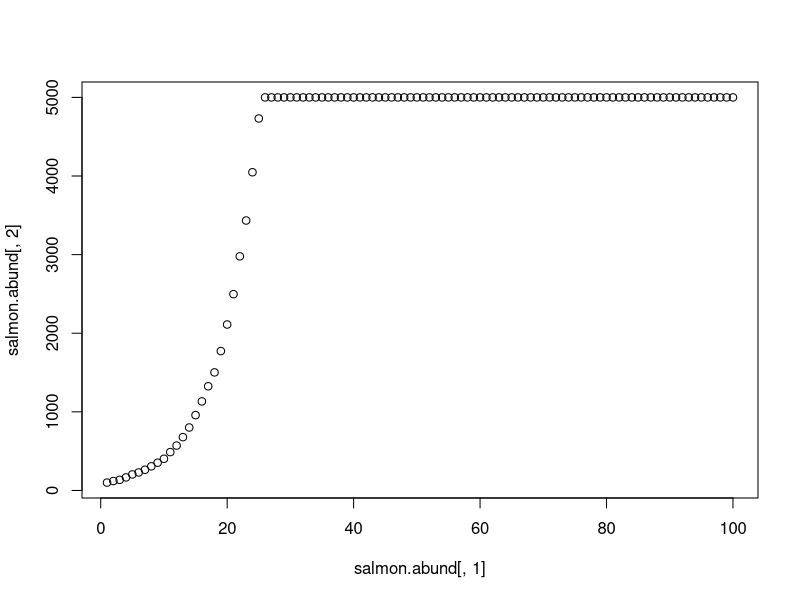
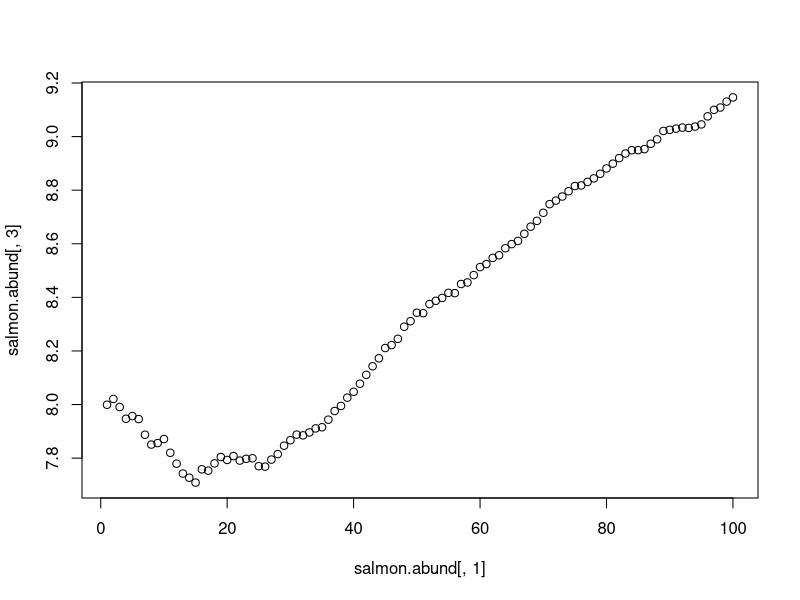
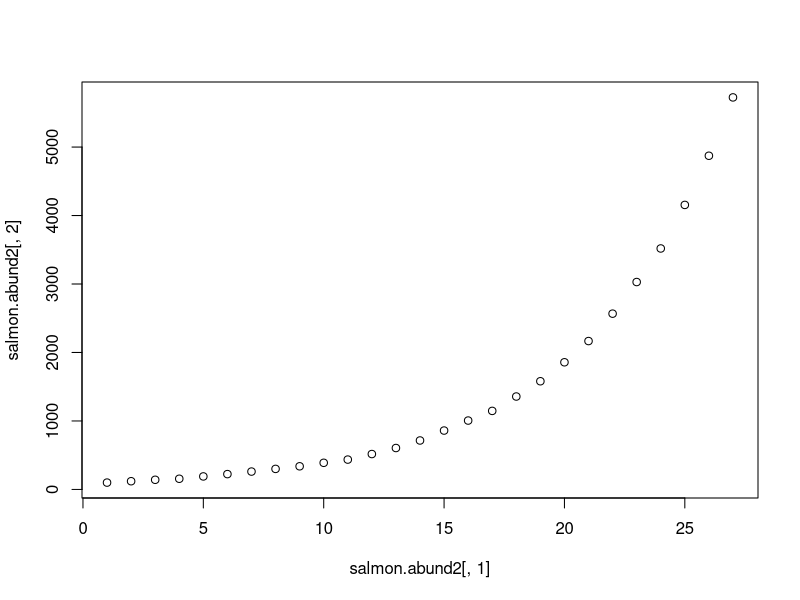

The R script that drew these images, in order:
##################################################
#Last edited by B. Goller on 10 March 2021
#Set up simple salmon IBM
##################################################
#Get the required packages
library(ggplot2)
##################################################
#Clear the workspace
rm(list = ls())
##################################################
##################################################
#DEFINE FUNCTIONS
##################################################
##################################################
#function that determines which fish reproduce, and how many offspring
#no generational overlap, so all adults from previous population die
reproduction <- function(return.fish, percent.repro, g.rate){
  return.fish$num.f1 <- rep(0,nrow(return.fish))
  repro.active <- sample(c(0,1), nrow(return.fish), prob = c(1-percent.repro, percent.repro), replace = TRUE)
  mean.offspring <- (nrow(return.fish)*g.rate)/sum(repro.active)
  return.fish$num.f1[repro.active==1] <- round(rnorm(sum(repro.active), mean = mean.offspring, sd = mean.offspring/10))
  return(return.fish$num.f1)
}
##################################################
#assign mass to fishies
nextgen.fish <- function(spawn.pop){
  nextgen <- data.frame(matrix(NA, sum(spawn.pop$num.f1), ncol(spawn.pop)))
  colnames(nextgen) <- colnames(spawn.pop)
  nextgen$fish.num <- c(1:nrow(nextgen))+max(spawn.pop$fish.num)
  #give offspring their parent's mass
  nextgen$mass <- unlist(apply(X = spawn.pop[,c(2,3)], MARGIN = 1, function(X) rep(X[1], X[2])))
  #keep track of parent fish.num
  nextgen$parent.num <- unlist(apply(X = spawn.pop[,c(1,3)], MARGIN = 1, function(X) rep(X[1], X[2])))
  return(nextgen)
}
##################################################
#assign mass to fishies
fatten.fish <- function(pop, mean, sd){
  masses <- rnorm(nrow(pop), mean = mean, sd = sd)
  return(masses)
}
##################################################
#enforce mortality by carrying capacity
k.mortality <- function(pop, k.lim){
  #ifelse(nrow(pop) > k.lim, survivors <- sample(c(1:nrow(pop)), k.lim, replace = FALSE), survivors <- c(1:nrow(pop)))
  #or could have a survivor sampling method that uses mass to increase likelihood of survival
  ifelse(nrow(pop) > k.lim, survivors <- sample(c(1:nrow(pop)), k.lim, prob = pop$mass, replace = FALSE), survivors <- c(1:nrow(pop)))
  
  return(survivors)
}
##################################################
##################################################
#Model a population
#start with 100 fish
#carrying capacity (K) = 5000
#population growth rate 1.2 (120%)
pop.initial <- 100
habitat.K <- 5000
gen.growth <- 1.2
#will say that only half the fish reproduce
p.repro <- 0.5


salmon.df.init <- data.frame(matrix(NA, pop.initial, 4))
colnames(salmon.df.init) <- c("fish.num", "mass", "num.f1","parent.num")
salmon.df.init$fish.num <- c(1:pop.initial)
salmon.df.init$mass <- fatten.fish(salmon.df.init, 8, 1)
salmon.df.init$num.f1 <- reproduction(salmon.df.init, p.repro, gen.growth)

salmon.gens <- NULL
salmon.gens[[1]] <- salmon.df.init
salmon.curr.gen <- salmon.df.init
salmon.abund <- matrix(NA, 100, 3)
salmon.abund[1,] <- c(1, nrow(salmon.df.init), mean(salmon.df.init$mass))
for(g in 2:100){
  salmon.curr.gen <- nextgen.fish(salmon.curr.gen)
  salmon.curr.gen$num.f1 <- reproduction(salmon.curr.gen, p.repro, gen.growth)
  salmon.curr.gen <- salmon.curr.gen[k.mortality(salmon.curr.gen, habitat.K),]
  salmon.abund[g,] <- c(g, nrow(salmon.curr.gen), mean(salmon.curr.gen$mass))
  salmon.gens[[g]] <- salmon.curr.gen
}
plot(salmon.abund[,1], salmon.abund[,2])
plot(salmon.abund[,1], salmon.abund[,3])

salmon.gens2 <- NULL
salmon.gens2[[1]] <- salmon.df.init
salmon.curr.gen <- salmon.df.init
gen.count <- 1
while(nrow(salmon.curr.gen)<habitat.K){
  gen.count <- gen.count+1
  salmon.curr.gen <- nextgen.fish(salmon.curr.gen)
  salmon.curr.gen$num.f1 <- reproduction(salmon.curr.gen, p.repro, gen.growth)
  salmon.gens2[[gen.count]] <- salmon.curr.gen
}
sprintf("it took %i generations to get to carrying capacity!", gen.count)

salmon.abund2 <- matrix(NA, gen.count, 2)
for(a in 1:gen.count){
  salmon.abund2[a,] <- c(a, nrow(salmon.gens2[[a]]))
}
plot(salmon.abund2[,1], salmon.abund2[,2])